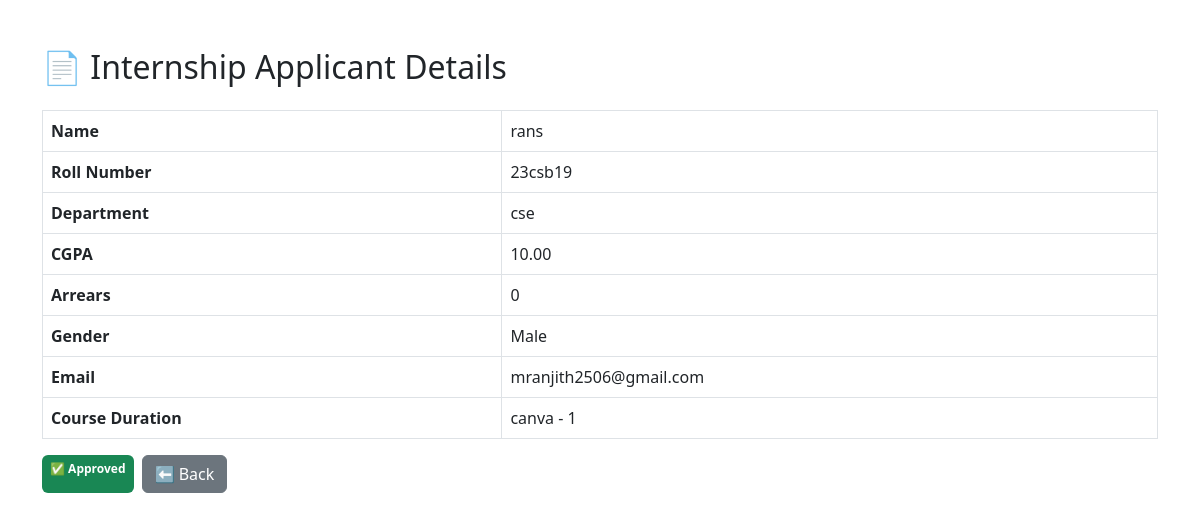
The page /internship_applications_detail/27/ on the database its author committed.
### ips_intern/models.py (models this page shows, shortened)
class InternApplication(models.Model):
    user = models.OneToOneField(User, on_delete=models.CASCADE, null=True, blank=True)
    name = models.CharField(max_length=100)
    roll_no = models.CharField(max_length=50)
    department = models.CharField(max_length=100)
    cgpa = models.DecimalField(max_digits=4, decimal_places=2)  # Max CGPA: 10.00 (so use max_digits=4)
    arrears = models.PositiveIntegerField()  # IntegerField is fine, but PositiveIntegerField prevents negative input
    gender = models.CharField(max_length=10)
    clg_mailid = models.EmailField()
    course_duration = models.ForeignKey(CourseDuration, on_delete=models.SET_NULL, null=True, blank=True)
    is_completed = models.BooleanField(default=False)  # auto-triggered when course ends
    is_approved = models.BooleanField(default=False)
    is_rejected = models.BooleanField(default=False)
    is_certified = models.BooleanField(default=False)
    just_approved = models.BooleanField(default=False)

class CourseDuration(models.Model):
    course_name = models.CharField(max_length=100)
    duration = models.CharField(max_length=50)  # Example: "3 months", "6 months", etc.
    def __str__(self):
        return f'{self.course_name} - {self.duration}'

### ips_intern/views.py (the view)
# urls.py: path('internship_applications_detail/<int:id>/', views.internship_applications_detail, name='internship_applications_detail'),
def internship_applications_detail(request, id):
    app = get_object_or_404(InternApplication, id=id)
    return render(request, 'application_detail.html', {'app': app})

### ips_intern/templates/application_detail.html (shortened to what this page needs)
<!DOCTYPE html>
<html>
<head>
  <link href="https://cdn.jsdelivr.net/npm/bootstrap@5.3.0/dist/css/bootstrap.min.css" rel="stylesheet">
</head>
<body>
<div class="container mt-5">
  <h2 class="mb-4">📄 Internship Applicant Details</h2>
  <table class="table table-bordered">
    <tr><th>Name</th><td>{{ app.name }}</td></tr>
    <tr><th>Roll Number</th><td>{{ app.roll_no }}</td></tr>
    <tr><th>Department</th><td>{{ app.department }}</td></tr>
    <tr><th>CGPA</th><td>{{ app.cgpa }}</td></tr>
    <tr><th>Arrears</th><td>{{ app.arrears }}</td></tr>
    <tr><th>Gender</th><td>{{ app.gender }}</td></tr>
    <tr><th>Email</th><td>{{ app.clg_mailid }}</td></tr>
    <tr><th>Course Duration</th><td>{{ app.course_duration }}</td></tr>
  </table>
  <div class="d-flex gap-2">
    {% if not app.is_approved and not app.is_rejected %}
      <a href="{% url 'approve_application' app.id %}" class="btn btn-success">✅ Approve</a>
      <a href="{% url 'reject_application' app.id %}" class="btn btn-danger">❌ Reject</a>
    {% elif app.is_approved %}
      <span class="badge bg-success p-2">✅ Approved</span>
    {% elif app.is_rejected %}
      <span class="badge bg-danger p-2">❌ Rejected</span>
    {% endif %}
    <a href="{% url 'internship_applications' %}" class="btn btn-secondary">⬅ Back</a>
  </div>
</div>
</body>
</html>

### rows shown on the page
InternApplication: name "rans", roll_no "23csb19", department "cse", cgpa "10.00", arrears "0", gender "Male", clg_mailid "mranjith2506@gmail.com", course_duration "canva - 1"
